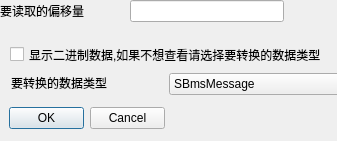
<?xml version="1.0" encoding="UTF-8"?>
<ui version="4.0">
 <class>Dialog_ReadMessage</class>
 <widget class="QDialog" name="Dialog_ReadMessage">
  <property name="geometry">
   <rect>
    <x>0</x>
    <y>0</y>
    <width>337</width>
    <height>141</height>
   </rect>
  </property>
  <property name="maximumSize">
   <size>
    <width>337</width>
    <height>141</height>
   </size>
  </property>
  <property name="windowTitle">
   <string>读取队列内容</string>
  </property>
  <widget class="QDialogButtonBox" name="buttonBox">
   <property name="geometry">
    <rect>
     <x>9</x>
     <y>105</y>
     <width>156</width>
     <height>27</height>
    </rect>
   </property>
   <property name="orientation">
    <enum>Qt::Horizontal</enum>
   </property>
   <property name="standardButtons">
    <set>QDialogButtonBox::Cancel|QDialogButtonBox::Ok</set>
   </property>
  </widget>
  <widget class="QWidget" name="">
   <layout class="QHBoxLayout" name="horizontalLayout">
    <item>
     <widget class="QLabel" name="label">
      <property name="text">
       <string>要读取的偏移量</string>
      </property>
     </widget>
    </item>
    <item>
     <spacer name="horizontalSpacer">
      <property name="orientation">
       <enum>Qt::Horizontal</enum>
      </property>
      <property name="sizeHint" stdset="0">
       <size>
        <width>40</width>
        <height>20</height>
       </size>
      </property>
     </spacer>
    </item>
    <item>
     <widget class="QLineEdit" name="lineEdit">
      <property name="minimumSize">
       <size>
        <width>154</width>
        <height>0</height>
       </size>
      </property>
     </widget>
    </item>
   </layout>
  </widget>
  <widget class="QCheckBox" name="checkBox">
   <property name="geometry">
    <rect>
     <x>10</x>
     <y>43</y>
     <width>317</width>
     <height>23</height>
    </rect>
   </property>
   <property name="text">
    <string>显示二进制数据,如果不想查看请选择要转换的数据类型</string>
   </property>
   <property name="tristate">
    <bool>false</bool>
   </property>
  </widget>
  <widget class="QComboBox" name="comboBox">
   <property name="geometry">
    <rect>
     <x>169</x>
     <y>73</y>
     <width>157</width>
     <height>25</height>
    </rect>
   </property>
   <property name="sizeAdjustPolicy">
    <enum>QComboBox::AdjustToContents</enum>
   </property>
   <item>
    <property name="text">
     <string>SBmsMessage</string>
    </property>
   </item>
   <item>
    <property name="text">
     <string>SBmsHisSendData</string>
    </property>
   </item>
   <item>
    <property name="text">
     <string>SBmsHisRepData</string>
    </property>
   </item>
   <item>
    <property name="text">
     <string>SBmsRepNotifyData</string>
    </property>
   </item>
   <item>
    <property name="text">
     <string>SBmsHisMOData</string>
    </property>
   </item>
   <item>
    <property name="text">
     <string>SBmsMoAccBlistData</string>
    </property>
   </item>
   <item>
    <property name="text">
     <string>SBmsSubmitMonitorData</string>
    </property>
   </item>
   <item>
    <property name="text">
     <string>SBmsHisPreDealMonitorData</string>
    </property>
   </item>
   <item>
    <property name="text">
     <string>SBmsHisCenterMonitorData</string>
    </property>
   </item>
   <item>
    <property name="text">
     <string>SBmsResourceState</string>
    </property>
   </item>
   <item>
    <property name="text">
     <string>SBmsHeartBeat</string>
    </property>
   </item>
   <item>
    <property name="text">
     <string>SBmsDispatchMonitorMsg</string>
    </property>
   </item>
   <item>
    <property name="text">
     <string>SBmslog_struct</string>
    </property>
   </item>
   <item>
    <property name="text">
     <string>SCloudMessage</string>
    </property>
   </item>
   <item>
    <property name="text">
     <string>SMsgSendData</string>
    </property>
   </item>
   <item>
    <property name="text">
     <string>SMsgHisRepData</string>
    </property>
   </item>
   <item>
    <property name="text">
     <string>SMOData</string>
    </property>
   </item>
   <item>
    <property name="text">
     <string>SRepNotifyData</string>
    </property>
   </item>
   <item>
    <property name="text">
     <string>ResourceStateNotify</string>
    </property>
   </item>
   <item>
    <property name="text">
     <string>SDispatchStatistics</string>
    </property>
   </item>
   <item>
    <property name="text">
     <string>SResComStatistics</string>
    </property>
   </item>
   <item>
    <property name="text">
     <string>SResourceState</string>
    </property>
   </item>
   <item>
    <property name="text">
     <string>SPackageStatStruct</string>
    </property>
   </item>
   <item>
    <property name="text">
     <string>SPackageStatStructRetry</string>
    </property>
   </item>
  </widget>
  <widget class="QLabel" name="label_2">
   <property name="geometry">
    <rect>
     <x>11</x>
     <y>73</y>
     <width>152</width>
     <height>19</height>
    </rect>
   </property>
   <property name="text">
    <string>要转换的数据类型</string>
   </property>
  </widget>
 </widget>
 <resources/>
 <connections>
  <connection>
   <sender>buttonBox</sender>
   <signal>accepted()</signal>
   <receiver>Dialog_ReadMessage</receiver>
   <slot>accept()</slot>
   <hints>
    <hint type="sourcelabel">
     <x>248</x>
     <y>254</y>
    </hint>
    <hint type="destinationlabel">
     <x>157</x>
     <y>274</y>
    </hint>
   </hints>
  </connection>
  <connection>
   <sender>buttonBox</sender>
   <signal>rejected()</signal>
   <receiver>Dialog_ReadMessage</receiver>
   <slot>reject()</slot>
   <hints>
    <hint type="sourcelabel">
     <x>316</x>
     <y>260</y>
    </hint>
    <hint type="destinationlabel">
     <x>286</x>
     <y>274</y>
    </hint>
   </hints>
  </connection>
 </connections>
</ui>
